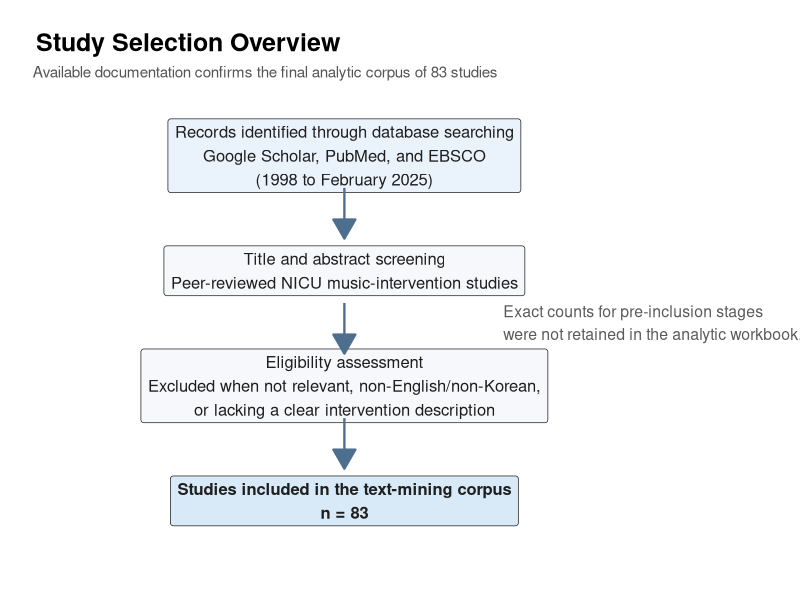

Write R code to recreate this figure.
suppressPackageStartupMessages({
  library(ggplot2)
})

script_path_arg <- grep("^--file=", commandArgs(trailingOnly = FALSE), value = TRUE)
if (length(script_path_arg) > 0) {
  script_path <- normalizePath(sub("^--file=", "", script_path_arg[1]), winslash = "/", mustWork = TRUE)
  root_dir <- dirname(dirname(script_path))
} else {
  root_dir <- normalizePath(getwd(), winslash = "/", mustWork = TRUE)
}

output_dir <- file.path(root_dir, "results", "figures")
dir.create(output_dir, recursive = TRUE, showWarnings = FALSE)

boxes <- data.frame(
  x = c(0, 0, 0, 0),
  y = c(3, 2, 1, 0),
  label = c(
    "Records identified through database searching\nGoogle Scholar, PubMed, and EBSCO\n(1998 to February 2025)",
    "Title and abstract screening\nPeer-reviewed NICU music-intervention studies",
    "Eligibility assessment\nExcluded when not relevant, non-English/non-Korean,\nor lacking a clear intervention description",
    "Studies included in the text-mining corpus\nn = 83"
  )
)

arrows <- data.frame(
  x = c(0, 0, 0),
  xend = c(0, 0, 0),
  y = c(2.72, 1.72, 0.72),
  yend = c(2.28, 1.28, 0.28)
)

p <- ggplot() +
  geom_label(
    data = boxes,
    aes(x = x, y = y, label = label),
    size = 4.2,
    linewidth = 0.6,
    label.padding = grid::unit(0.35, "lines"),
    fill = c("#EAF2FB", "#F6F8FB", "#F6F8FB", "#D8E9F8"),
    color = "#1F1F1F",
    fontface = c("plain", "plain", "plain", "bold")
  ) +
  geom_segment(
    data = arrows,
    aes(x = x, y = y, xend = xend, yend = yend),
    arrow = grid::arrow(length = grid::unit(0.22, "inches"), type = "closed"),
    linewidth = 0.8,
    color = "#4E6E8E"
  ) +
  annotate(
    "text",
    x = 0.95,
    y = 1.55,
    label = "Exact counts for pre-inclusion stages\nwere not retained in the analytic workbook.",
    hjust = 0,
    vjust = 0.5,
    size = 4,
    color = "#5A5A5A"
  ) +
  coord_cartesian(xlim = c(-1.7, 2.2), ylim = c(-0.45, 3.45), clip = "off") +
  labs(
    title = "Study Selection Overview",
    subtitle = "Available documentation confirms the final analytic corpus of 83 studies"
  ) +
  theme_void(base_size = 12) +
  theme(
    plot.title = element_text(face = "bold", size = 18, hjust = 0.02),
    plot.subtitle = element_text(size = 11, color = "#555555", hjust = 0.02),
    plot.margin = margin(18, 40, 18, 20)
  )

ggsave(
  filename = file.path(output_dir, "00_study_selection_overview.png"),
  plot = p,
  width = 10.5,
  height = 7.2,
  dpi = 320,
  bg = "white"
)
